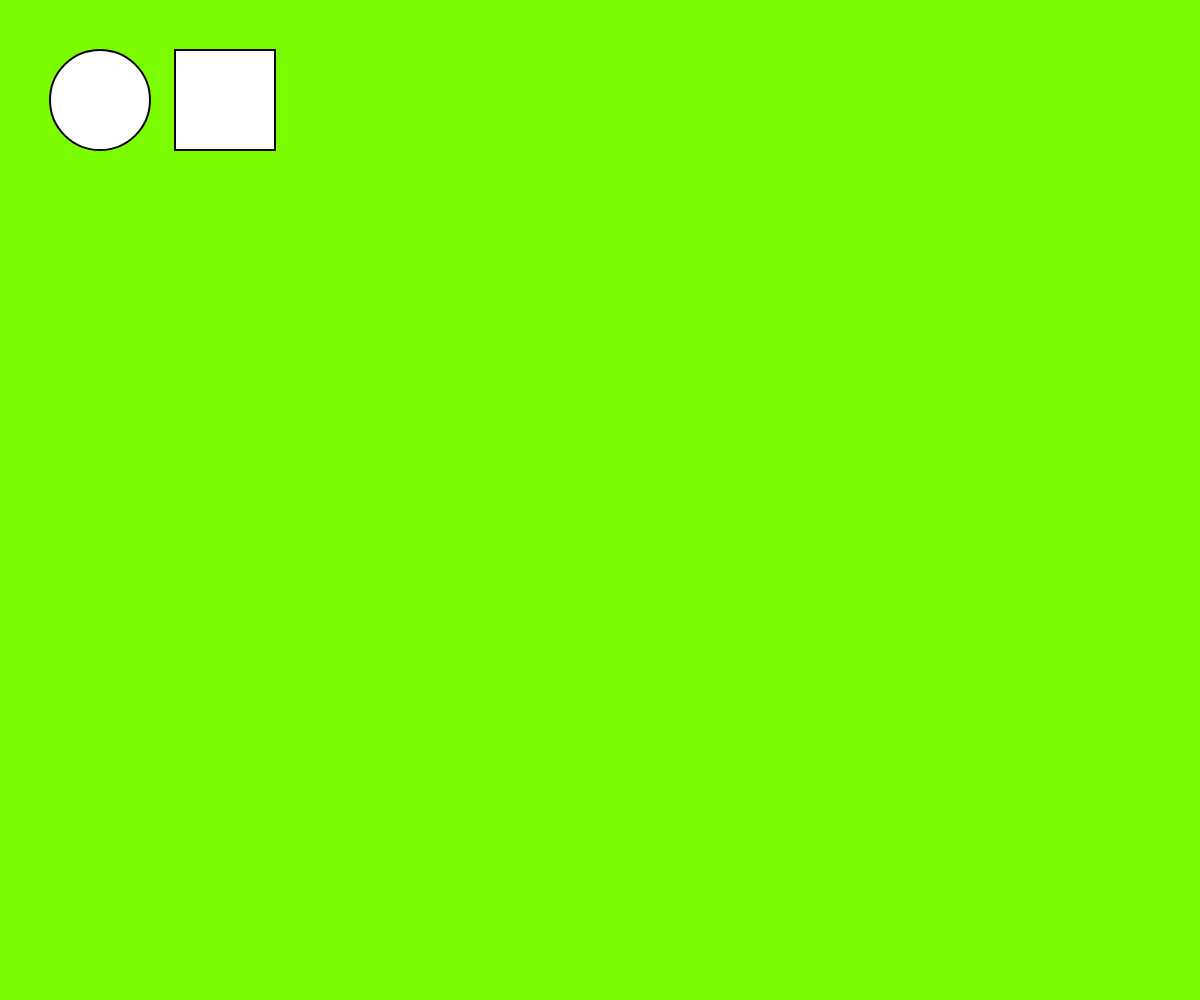
Frame 1 (no input)
Frame 60 (no input): identical to frame 1, image omitted
Frame 120 (the mouse pressed at the canvas centre since frame 60): identical to frame 1, image omitted

The p5.js sketch that drew this single still picture (run headless with seeded random() and noise() and a simulated clock; from frame 60 on, the mouse is pressed at the canvas centre):

// p5.js sketch
// ── sketch.js
function setup() {
  createCanvas(windowWidth, windowHeight);
  colorMode(RGB);
}

function draw() {
  background(124, 252, 0);

  //circle
  strokeWeight(2);
  circle(100, 100, 100)

  //square
  square(175, 50, 100);
}
